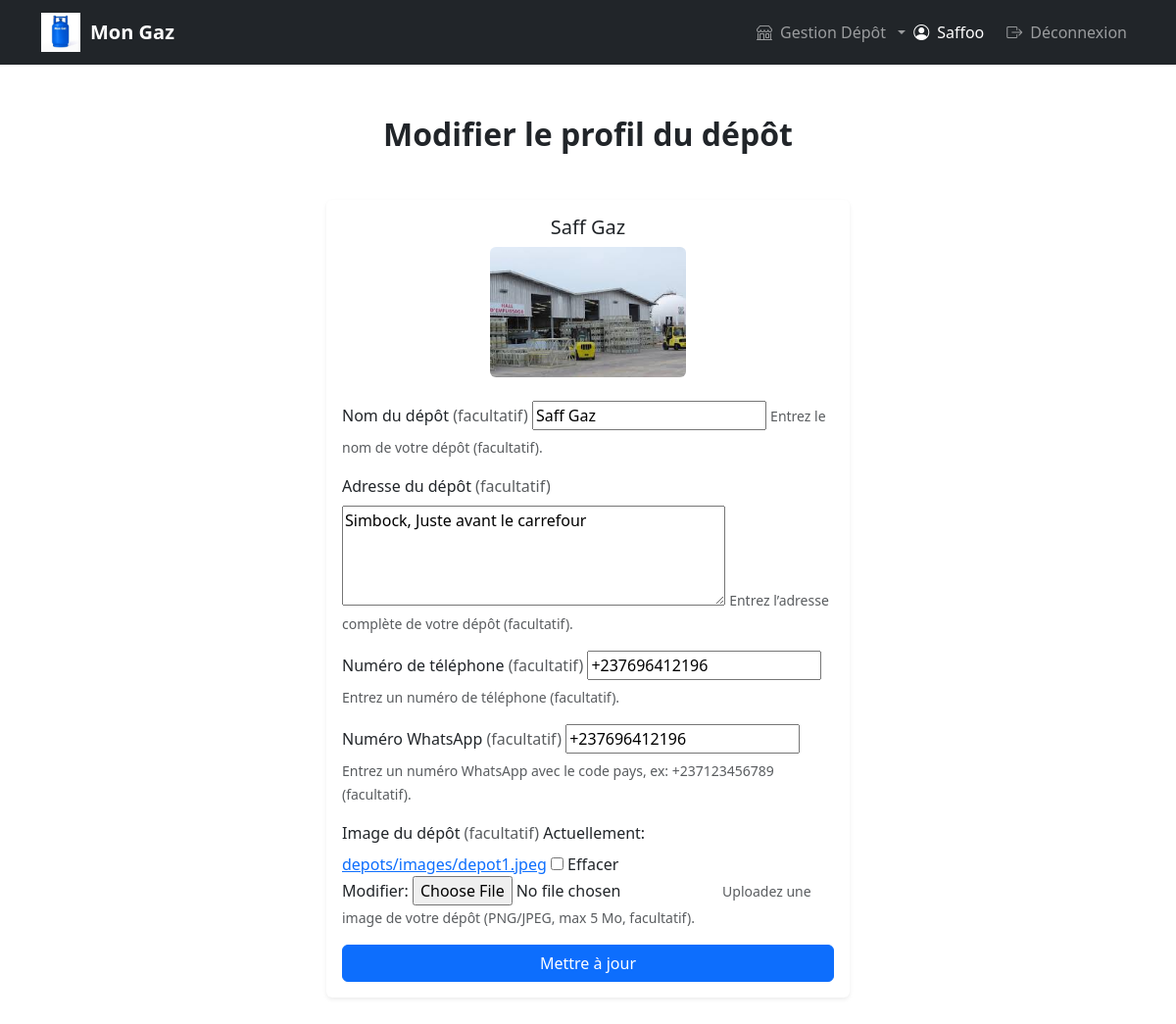
The page /profil-depot/ (signed in) on the database its author committed.
### gestion_gaz/models.py (models this page shows, shortened)
class Depot(models.Model):
    nom = models.CharField(max_length=100)
    adresse = models.TextField()
    proprietaire = models.OneToOneField(User, on_delete=models.CASCADE, related_name='depot')
    date_creation = models.DateTimeField(auto_now_add=True)
    telephone = models.CharField(max_length=20, blank=True, null=True)
    whatsapp = models.CharField(max_length=20, blank=True, null=True)
    image = models.ImageField(upload_to='depots/images/', blank=True, null=True, help_text="Image du dépôt")

### gestion_gaz/views.py (the view)
# urls.py: path('profil-depot/', views.profil_depot, name='profil_depot'),
@login_required
def profil_depot(request):
    try:
        depot = request.user.depot
    except Depot.DoesNotExist:
        depot = None
    if request.method == 'POST':
        form = FormulaireProfilDepot(request.POST, request.FILES, instance=depot)
        if form.is_valid():
            if depot is None:
                depot = form.save(commit=False)
                depot.proprietaire = request.user
            else:
                for field in form.cleaned_data:
                    if form.cleaned_data[field] is not None and form.cleaned_data[field] != '':
                        setattr(depot, field, form.cleaned_data[field])
            depot.save()
            messages.success(request, "Profil du dépôt mis à jour avec succès.")
            return redirect('profil_depot')
        else:
            messages.error(request, "Erreur lors de la mise à jour du profil. Vérifiez les champs.")
    else:
        form = FormulaireProfilDepot(instance=depot)
    return render(request, 'profil_depot.html', {'form': form, 'depot': depot})

### gestion_gaz/forms.py (shortened to what this page needs)
class FormulaireProfilDepot(forms.ModelForm):
    class Meta:
        model = Depot
        fields = ['nom', 'adresse', 'telephone', 'whatsapp', 'image']
        labels = {
            'nom': 'Nom du dépôt',
            'adresse': 'Adresse du dépôt',
            'telephone': 'Numéro de téléphone',
            'whatsapp': 'Numéro WhatsApp',
            'image': 'Image du dépôt',
        }
        help_texts = {
            'nom': 'Entrez le nom de votre dépôt (facultatif).',
            'adresse': 'Entrez l’adresse complète de votre dépôt (facultatif).',
            'telephone': 'Entrez un numéro de téléphone (facultatif).',
            'whatsapp': 'Entrez un numéro WhatsApp avec le code pays, ex: +237123456789 (facultatif).',
            'image': 'Uploadez une image de votre dépôt (PNG/JPEG, max 5 Mo, facultatif).',
        }
        widgets = {
            'adresse': forms.Textarea(attrs={'rows': 4}),
        }
    def __init__(self, *args, **kwargs):
        super().__init__(*args, **kwargs)
        for field in self.fields:
            self.fields[field].required = False

### gestion_gaz/templates/profil_depot.html (shortened to what this page needs)
{% extends 'base.html' %}
{% load static %}
{% block contenu %}
<section class="py-5">
    <div class="container">
        <h2 class="text-center mb-5 fw-bold">Modifier le profil du dépôt</h2>
        <div class="row justify-content-center">
            <div class="col-md-8 col-lg-6">
                <div class="card shadow-sm border-0">
                    <div class="card-body">
                        {% if depot %}
                            <div class="text-center mb-4">
                                <h5>{{ depot.nom }}</h5>
                                {% if depot.image %}
                                    <img src="{{ depot.image.url }}" alt="{{ depot.nom }}" class="img-fluid rounded" style="max-width: 200px;">
                                {% endif %}
                            </div>
                        {% endif %}
                        <form method="post" enctype="multipart/form-data">
                            <div class="mb-3">
                                <label for="{{ form.nom.id_for_label }}" class="form-label">{{ form.nom.label }} <span class="text-muted">(facultatif)</span></label>
                                {{ form.nom }}
                                <small class="form-text text-muted">{{ form.nom.help_text }}</small>
                            </div>
                            <div class="mb-3">
                                <label for="{{ form.adresse.id_for_label }}" class="form-label">{{ form.adresse.label }} <span class="text-muted">(facultatif)</span></label>
                                {{ form.adresse }}
                                <small class="form-text text-muted">{{ form.adresse.help_text }}</small>
                            </div>
                            <div class="mb-3">
                                <label for="{{ form.telephone.id_for_label }}" class="form-label">{{ form.telephone.label }} <span class="text-muted">(facultatif)</span></label>
                                {{ form.telephone }}
                                <small class="form-text text-muted">{{ form.telephone.help_text }}</small>
                            </div>
                            <div class="mb-3">
                                <label for="{{ form.whatsapp.id_for_label }}" class="form-label">{{ form.whatsapp.label }} <span class="text-muted">(facultatif)</span></label>
                                {{ form.whatsapp }}
                                <small class="form-text text-muted">{{ form.whatsapp.help_text }}</small>
                            </div>
                            <div class="mb-3">
                                <label for="{{ form.image.id_for_label }}" class="form-label">{{ form.image.label }} <span class="text-muted">(facultatif)</span></label>
                                {{ form.image }}
                                <small class="form-text text-muted">{{ form.image.help_text }}</small>
                            </div>
                            <button type="submit" class="btn btn-primary w-100">Mettre à jour</button>
                        </form>
                    </div>
                </div>
            </div>
        </div>
    </div>
</section>
{% endblock %}

### gestion_gaz/templates/base.html (shortened to what this page needs)
<!DOCTYPE html>
<html lang="fr">
<head>
    <link href="https://cdn.jsdelivr.net/npm/bootstrap@5.3.2/dist/css/bootstrap.min.css" rel="stylesheet">
    <link href="https://cdn.jsdelivr.net/npm/bootstrap-icons/font/bootstrap-icons.css" rel="stylesheet">
    {% load static %}
</head>
<body>
    <nav class="navbar navbar-expand-lg navbar-dark bg-dark fixed-top">
        <div class="container">
            <a class="navbar-brand" href="{% url 'accueil' %}">
                <img src="{% static 'images/logo.jpg' %}" alt="Mon Gaz Logo" class="logo">
                Mon Gaz
            </a>
            <div class="collapse navbar-collapse" id="navbarNav">
                <ul class="navbar-nav ms-auto">
                    {% if user.is_authenticated %}
                        {% if user.depot %}
                            <li class="nav-item dropdown">
                                <a class="nav-link dropdown-toggle" href="#" id="depotMenu" role="button" data-bs-toggle="dropdown" aria-expanded="false">
                                    <i class="bi bi-shop"></i> Gestion Dépôt
                                </a>
                            </li>
                        {% else %}
                            <li class="nav-item">
                                <a class="nav-link" href="{% url 'recherche_gaz' %}"><i class="bi bi-search"></i> Rechercher Gaz</a>
                            </li>
                        {% endif %}
                        <li class="nav-item user-info">
                            <i class="bi bi-person-circle"></i>
                            <span>{{ user.username }}</span>
                        </li>
                        <li class="nav-item">
                            <a class="nav-link" href="{% url 'logout' %}"><i class="bi bi-box-arrow-right"></i> Déconnexion</a>
                        </li>
                    {% endif %}
                </ul>
            </div>
        </div>
    </nav>
    <div class="container">
        {% block contenu %}
        {% endblock %}
    </div>
</body>
</html>

### gestion_gaz/templates/base.html (style rules this page uses)
body { padding-top: 70px; }
.navbar-brand { font-weight: bold; display: flex; align-items: center; gap: 10px; }
.navbar-brand img { max-height: 40px; width: auto; }
.navbar-nav .nav-link { display: flex; align-items: center; gap: 8px; }
.user-info { color: #fff; margin-right: 15px; display: flex; align-items: center; gap: 8px; }

### rows shown on the page
Depot: nom "Saff Gaz", image (picture), adresse "Simbock, Juste avant le carrefour", telephone "+237696412196", whatsapp "+237696412196"

### other values the page prints
{{ user.username }} "Saffoo"
